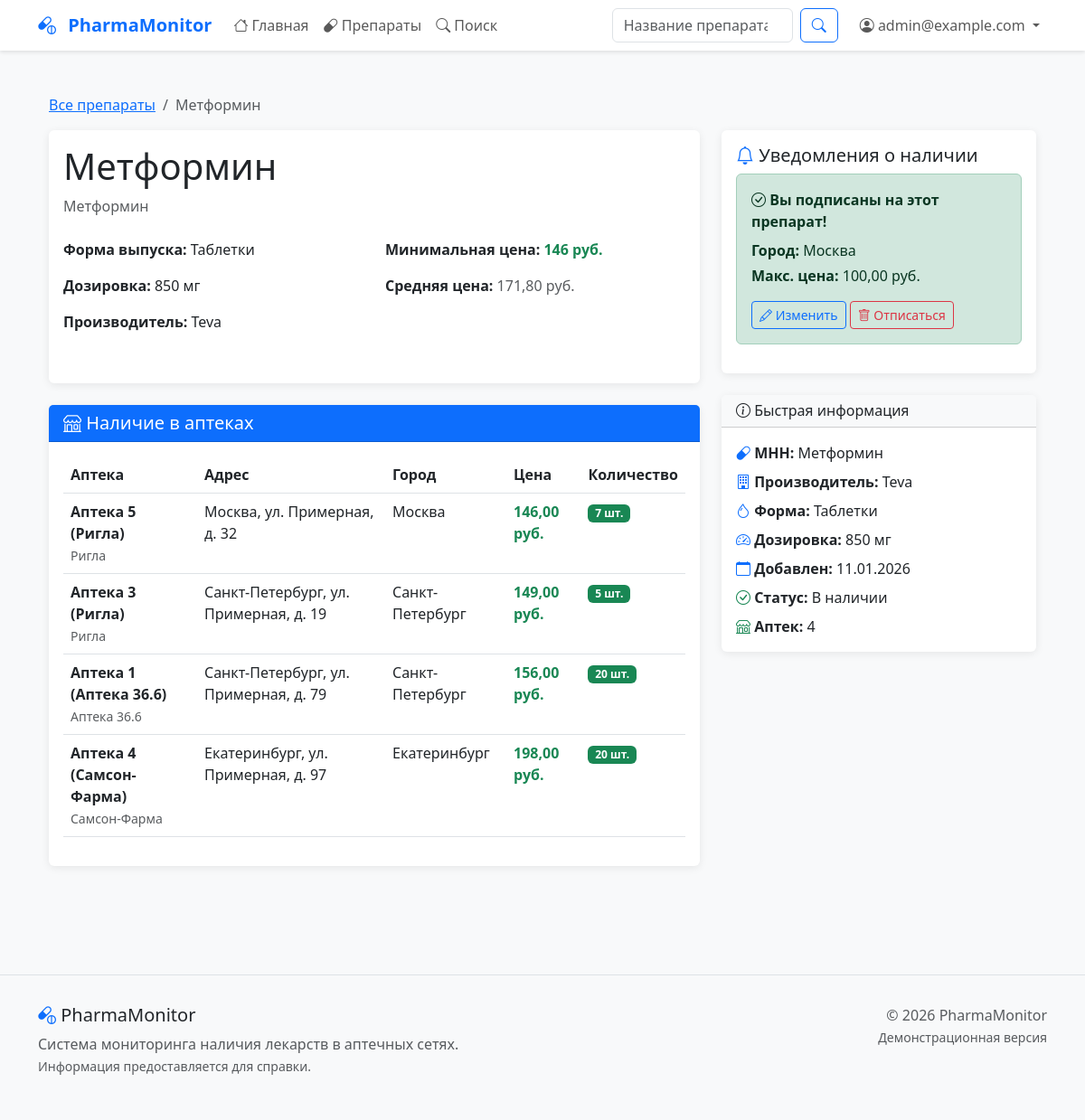
The page /drugs/8/ (signed in) on the database as committed earlier.
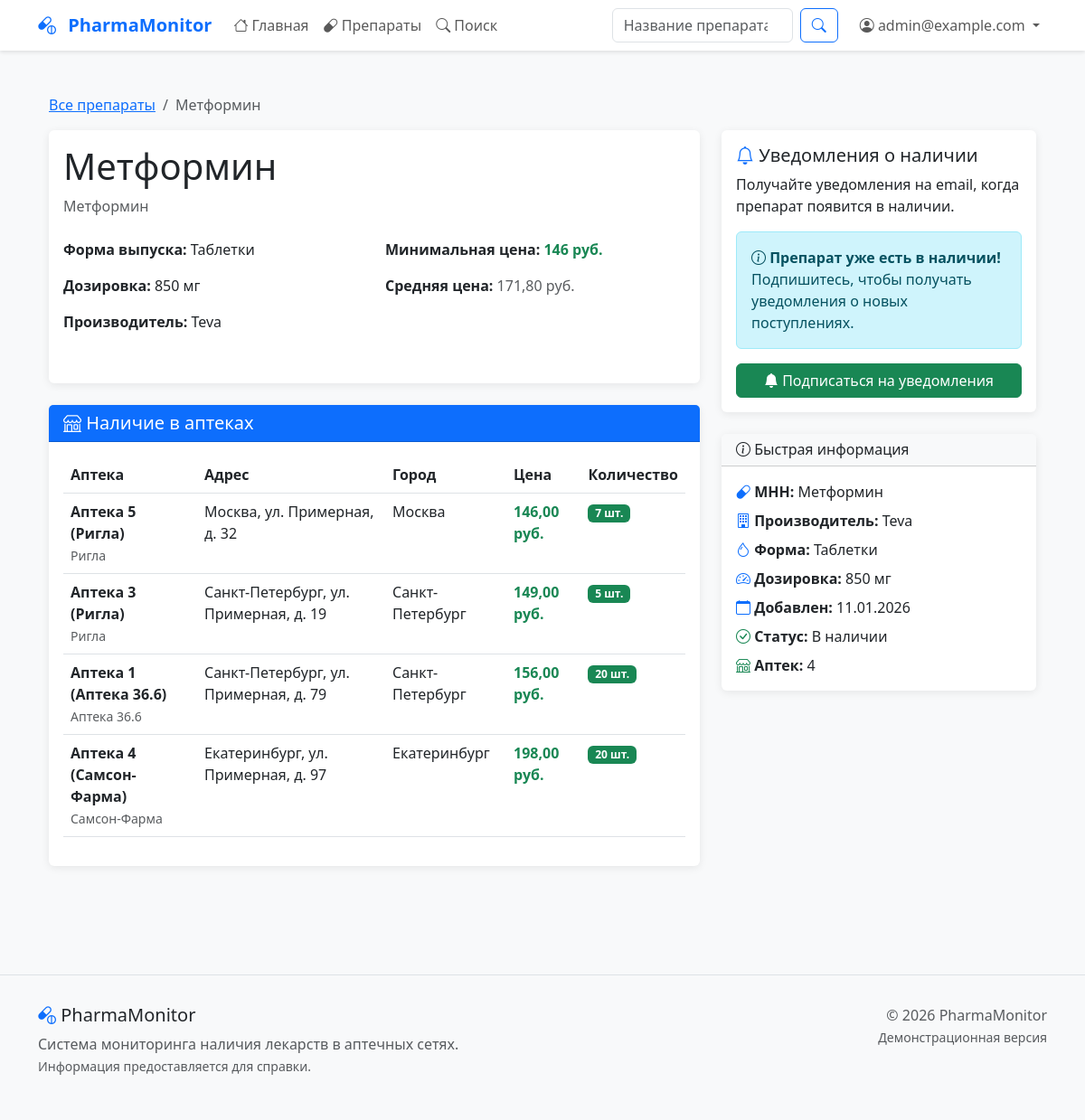
The same page on the database as committed later.
### drugs/models.py (models this page shows, shortened)
class UserSubscription(models.Model):
    user = models.ForeignKey(settings.AUTH_USER_MODEL, on_delete=models.CASCADE, verbose_name="Пользователь")
    drug = models.ForeignKey(Drug, on_delete=models.CASCADE, verbose_name="Препарат")
    city = models.CharField("Город", max_length=100, blank=True, null=True)
    max_price = models.DecimalField("Максимальная цена", max_digits=10, decimal_places=2, blank=True, null=True)
    is_active = models.BooleanField("Активна", default=True)
    created_at = models.DateTimeField("Дата создания", auto_now_add=True)
    class Meta:
        verbose_name = "Подписка пользователя"
        verbose_name_plural = "Подписки пользователей"
        unique_together = ['user', 'drug', 'city']

### drugs/views.py (the view)
# urls.py: path('<int:drug_id>/', views.drug_detail, name='drug_detail'),
def drug_detail(request, drug_id):
    drug = get_object_or_404(
        Drug.objects.annotate(
            min_price=Min('availability__price'),
            avg_price=Avg('availability__price'),
            pharmacy_count=Count('availability', distinct=True)
        ),
        id=drug_id
    )
    availabilities = Availability.objects.filter(
        drug=drug,
        is_available=True
    ).select_related('pharmacy', 'pharmacy__network').order_by('price')
    analogues_ids = Analogue.objects.filter(
        Q(original=drug) | Q(analogue=drug)
    ).values_list('original_id', 'analogue_id')
    analogue_ids = set()
    for orig_id, anal_id in analogues_ids:
        if orig_id == drug.id:
            analogue_ids.add(anal_id)
        else:
            analogue_ids.add(orig_id)
    analogues = Drug.objects.filter(id__in=analogue_ids).annotate(
        min_price=Min('availability__price')
    ).distinct()[:10]
    user_subscription = None
    if request.user.is_authenticated:
        user_subscription = UserSubscription.objects.filter(
            user=request.user,
            drug=drug,
            is_active=True
        ).first()
    is_available = availabilities.exists()
    first_availabilities = availabilities[:2]
    return render(request, 'drugs/drug_detail.html', {
        'drug': drug,
        'availabilities': availabilities,
        'first_availabilities': first_availabilities,
        'is_available': is_available,
        'analogues': analogues,
        'user_subscription': user_subscription,
    })

### drugs/models.py (called while the page is built)
    def get_full_name(self):
        full_name = f"{self.first_name} {self.last_name}".strip()
        return full_name if full_name else self.email

### drugs/templates/drugs/drug_detail.html (shortened to what the changed rows need)
{% extends 'base.html' %}
{% block content %}
<div class="container py-4">
    <div class="row">
        <div class="col-lg-8">
            <div class="card mb-4">
                <div class="card-body">
                    <h1 class="card-title">{{ drug.trade_name }}</h1>
                </div>
            </div>
            <div class="card mb-4">
                <div class="card-body">
                    {% if availabilities %}
                        <div class="table-responsive">
                            <table class="table table-hover">
                                <thead>
                                    <tr>
                                        <th>Аптека</th>
                                        <th>Адрес</th>
                                        <th>Город</th>
                                        <th>Цена</th>
                                        <th>Количество</th>
                                    </tr>
                                </thead>
                            </table>
                        </div>
                    {% else %}
                        <div class="alert alert-warning">
                            <i class="bi bi-exclamation-triangle"></i> В данный момент препарат отсутствует в аптеках.
                        </div>
                    {% endif %}
                </div>
            </div>
        </div>
        <div class="col-lg-4">
            <div class="card mb-4">
                <div class="card-body">
                    <h5 class="card-title">
                        <i class="bi bi-bell text-primary"></i> Уведомления о наличии
                    </h5>
                    {% if user.is_authenticated %}
                        {% if user_subscription %}
                            <div class="alert alert-success">
                                <p class="mb-2">
                                    <i class="bi bi-check-circle"></i>
                                    <strong>Вы подписаны на этот препарат!</strong>
                                </p>
                                {% if user_subscription.city %}
                                    <p class="mb-1"><strong>Город:</strong> {{ user_subscription.city }}</p>
                                {% endif %}
                                {% if user_subscription.max_price %}
                                    <p class="mb-1"><strong>Макс. цена:</strong> {{ user_subscription.max_price }} руб.</p>
                                {% endif %}
                                <div class="mt-3">
                                    <a href="{% url 'drugs:edit_subscription' user_subscription.id %}"
                                       class="btn btn-sm btn-outline-primary">
                                        <i class="bi bi-pencil"></i> Изменить
                                    </a>
                                    <a href="{% url 'drugs:unsubscribe' user_subscription.id %}"
                                       class="btn btn-sm btn-outline-danger">
                                        <i class="bi bi-trash"></i> Отписаться
                                    </a>
                                </div>
                            </div>
                        {% else %}
                            <p>Получайте уведомления на email, когда препарат появится в наличии.</p>
                            {% if availabilities %}
                                <div class="alert alert-info mb-3">
                                    <i class="bi bi-info-circle"></i>
                                    <strong>Препарат уже есть в наличии!</strong>
                                    Подпишитесь, чтобы получать уведомления о новых поступлениях.
                                </div>
                            {% endif %}
                            <div class="d-grid">
                                <a href="{% url 'drugs:subscribe_drug' drug.id %}" class="btn btn-success">
                                    <i class="bi bi-bell-fill"></i> Подписаться на уведомления
                                </a>
                            </div>
                        {% endif %}
                    {% endif %}
                </div>
            </div>
        </div>
    </div>
</div>
{% endblock %}

Rows that differ between the two databases and show on the page:
removed UserSubscription: city "Москва", max_price "100,00"
Other text that changed with them:
text no longer shown: "Вы подписаны на этот препарат! Город: Макс. цена: руб. Изменить Отписаться"
text now shown: "Получайте уведомления на email, когда препарат появится в наличии. Препарат уже есть в наличии! Подпишитесь, чтобы получать уведомления о новых поступлениях. Подписаться на уведомления"
